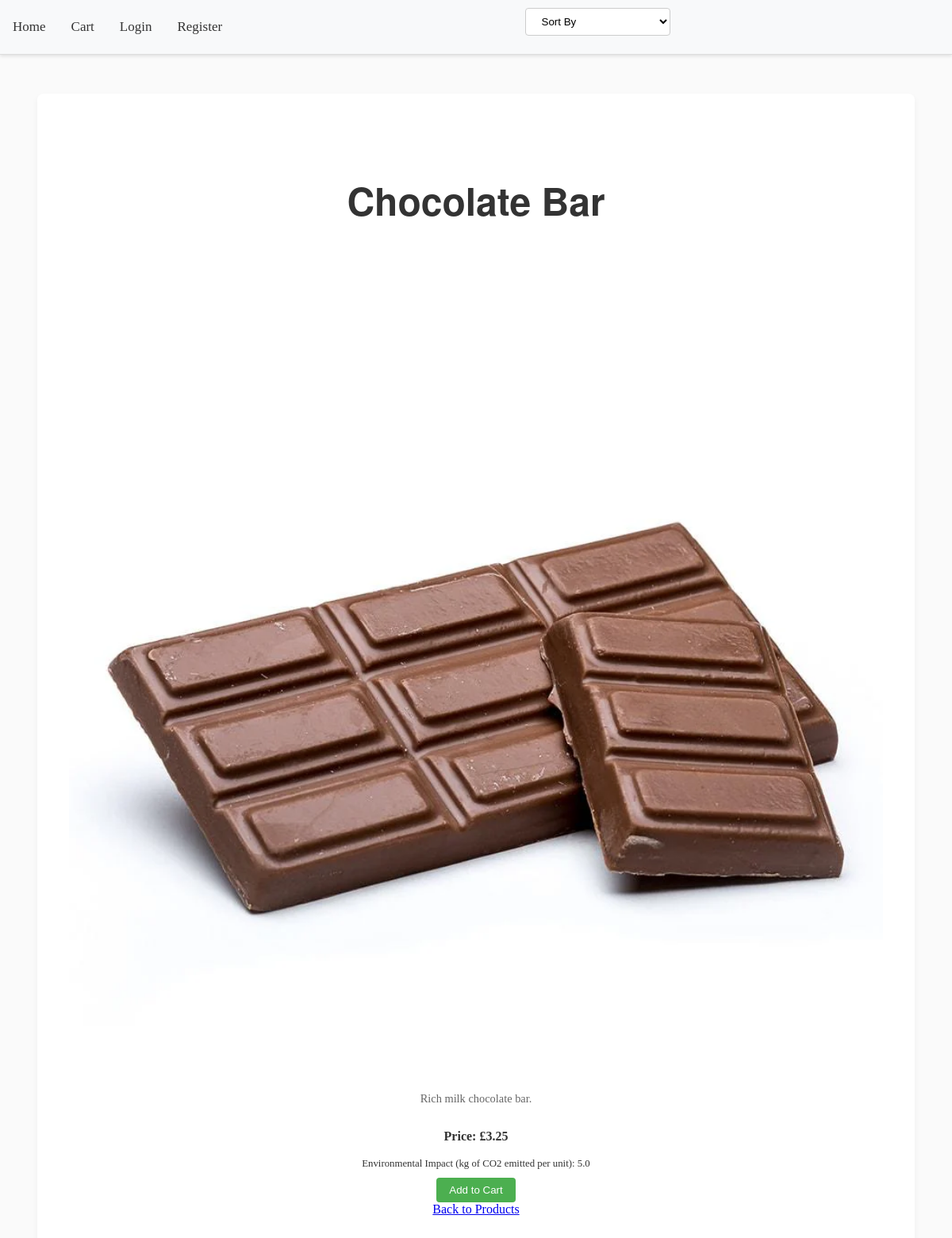
The app's page /product/3 with its own data.
### shop/models.py (models this page shows)
class Product(db.Model):
    id = db.Column(db.Integer, primary_key=True)
    name = db.Column(db.String(100), nullable=False)
    description = db.Column(db.Text, nullable=False)
    price = db.Column(db.Float, nullable=False)
    image_file = db.Column(db.String(20), nullable=False, default='default.jpg')
    carbon_footprint = db.Column(db.Float, nullable=False)

### shop/main/routes.py (the view)
@main.route("/product/<int:product_id>")
def product(product_id):
    product = Product.query.get_or_404(product_id)
    form = AddToCartForm()
    return render_template('product.html', product=product, form=form)

### shop/forms.py
class AddToCartForm(FlaskForm):
    quantity = IntegerField('Quantity', validators=[DataRequired()])
    submit = SubmitField('Add to Cart')

### shop/templates/product.html (shortened to what this page needs)
{% extends "base.html" %}
{% block content %}
    <div class="product-detail">
        <h2 class="title">{{ product.name }}</h2>
        <img src="{{ url_for('static', filename='images/products/' + product.image_file) }}" alt="{{ product.name }}" class="product-image">
        <p class="product-description">{{ product.description }}</p>
        <p class="product-price">Price: £{{ product.price }}</p>
        <p class="product-impact">Environmental Impact (kg of CO2 emitted per unit): {{ product.carbon_footprint }} </p>
        <form method="post" action="{{ url_for('main.add_to_cart', product_id=product.id) }}" class="add-to-cart-form">
            <input type="submit" value="Add to Cart" class="btn btn-add-cart">
        </form>
        <a href="{{ url_for('main.home') }}" class="btn btn-back">Back to Products</a>
    </div>
{% endblock %}

### shop/static/css/main.css (style rules this page uses)
.title { text-align: center; margin-top: 0; margin-bottom: 20px; font-size: 3em; font-weight: bold; color: #333; padding: 20px 0; font-family: 'Helvetica Neue', Helvetica, Arial, sans-serif; }
body { background: #fafafa; color: #333333; display: flex; flex-direction: column; justify-content: flex-start; align-items: center; height: 100vh; padding-top: 40px; }
.product-image { width: 100%; height: auto; border-radius: 4px; margin-bottom: 10px; }
.product-description { font-size: 0.9em; color: #666; }
.product-price { font-weight: bold; margin-bottom: 5px; }
.product-impact { font-size: 0.8em; margin-bottom: 10px; }
.product-detail { text-align: center; display: flex; flex-direction: column; align-items: center; padding: 20px; }
.add-to-cart-form { text-align: center; }
.btn-add-cart { background-color: #4CAF50; color: white; border: none; padding: 8px 16px; border-radius: 4px; cursor: pointer; transition: background-color 0.3s ease; }

### records on screen
Product: name "Chocolate Bar", image_file (picture), description "Rich milk chocolate bar.", price "3.25", carbon_footprint "5.0"
